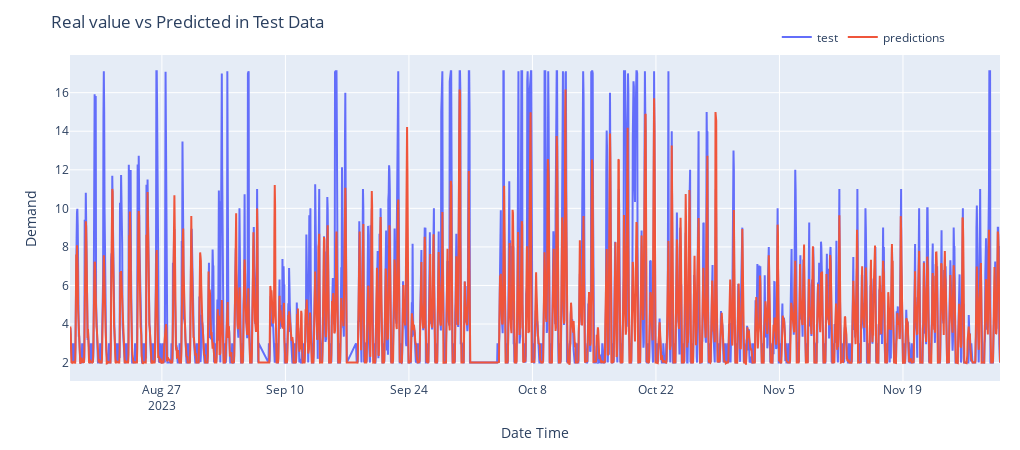

This figure's notebook cell:
### Markdown cell above
### Plot Prediction Results

### Code cell
plotPredictions(X_test_dates, np.expm1(y_pred), np.expm1(y_test), "predictions_Test_All")

### Figure 1 — Plotly figure (JSON) as saved in the notebook; plotly's stock layout.template omitted (floating-point values rounded to 4 significant figures; data arrays with more than 128 entries replaced by an {"elided": "..."} marker saying what was removed)
{"data": [{"mode": "lines", "name": "test", "type": "scatter", "x": {"elided": "2410 str values"}, "y": {"elided": "2410 float values"}}, {"mode": "lines", "name": "predictions", "type": "scatter", "x": {"elided": "2410 str values"}, "y": {"elided": "2410 float values"}}], "layout": {"height": 450, "legend": {"orientation": "h", "x": 0.76, "xanchor": "left", "y": 1.1, "yanchor": "top"}, "margin": {"b": 20, "l": 70, "r": 20, "t": 55}, "title": {"text": "Real value vs Predicted in Test Data"}, "width": 1020, "xaxis": {"title": {"text": "Date Time"}}, "yaxis": {"title": {"text": "Demand"}}}}
